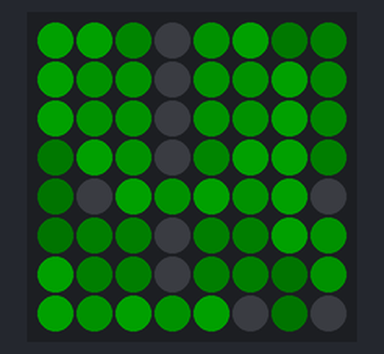
The sketch below on a simulated Arduino Uno, built with avr-gcc and run on an emulated ATmega328P. Parts: 8×8 RGB LED matrix (first LED top left, wired row by row). Dim RGB values are drawn brighter than linear; random numbers use the default seed unless the sketch sets one.

Above: at 8.4 s.
At 10.5 s:
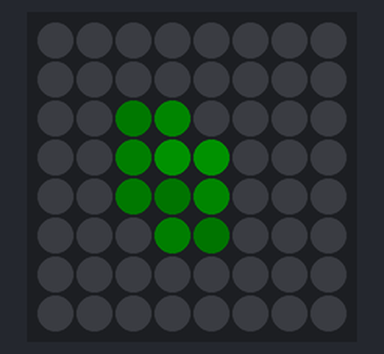
At 19.9 s:
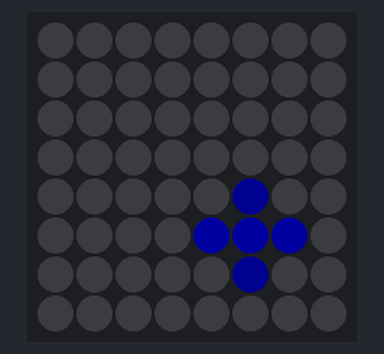
At 22.2 s:
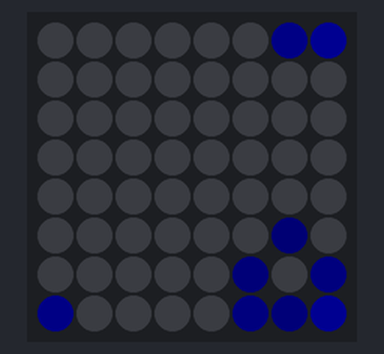
At 25.2 s:
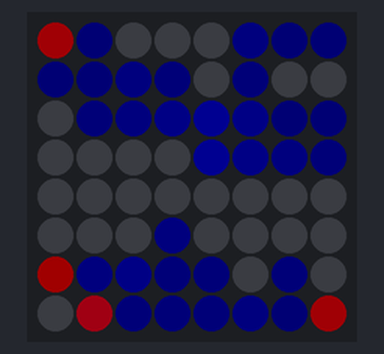
At 34.6 s:
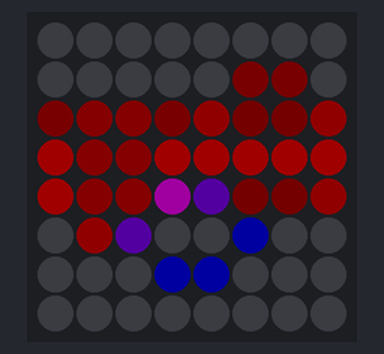

The sketch:

RGB_GameOfLife.ino
```cpp
#include <FastLED.h>

#define DATA_PIN    5
#define W           8
#define H           8
#define P           3
#define BRIGHTNESS  33
#define DELAY_MS    33
#define MAX_CYCLES  199

CRGB leds[W * H];
bool board[2][P][W][H];
int t = 0;
int cycles = 0;

void randomizeBoard() {
  cycles = 0;
  for (int k = 0; k < P; k++) {
    for (int x = 0; x < W; x++) {
      for (int y = 0; y < H; y++) {
        board[t][k][x][y] = random(2);
      }
    }
  }
}

void setup() {
  Serial.begin(115200);
  randomSeed(analogRead(0));
  FastLED.addLeds<WS2812B, DATA_PIN, GRB>(leds, W * H);
  FastLED.setBrightness(BRIGHTNESS);
  randomizeBoard();
}

void loop() {
  cycles++;
  int n = (t + 1) % 2;
  int changes = 0;

  // Compute next state
  for (int k = 0; k < P; k++) {
    for (int x = 0; x < W; x++) {
      for (int y = 0; y < H; y++) {
        int neighbours = 0;
        for (int dx = -1; dx <= 1; dx++) {
          for (int dy = -1; dy <= 1; dy++) {
            if (dx == 0 && dy == 0) continue;
            int nx = (x + dx + W) % W;
            int ny = (y + dy + H) % H;
            neighbours += board[t][k][nx][ny];
          }
        }

        bool alive = board[t][k][x][y];
        bool nextState = (neighbours == 3) || (alive && neighbours == 2);
        board[n][k][x][y] = nextState;
        if (nextState != alive) changes++;
      }
    }
  }

  t = n;

  // Reset if static or after a time
  if (changes == 0 || MAX_CYCLES < cycles) {
    delay(1000);
    randomizeBoard();
  }

  // Display update with mild fading
  for (int x = 0; x < W; x++) {
    for (int y = 0; y < H; y++) {
      CRGB color(0, 0, 0);
      if (board[t][0][x][y]) color.r = 255;
      if (board[t][1][x][y]) color.g = 255;
      if (board[t][2][x][y]) color.b = 255;

      leds[y * W + x].nscale8(128);
      leds[y * W + x] += color;
    }
  }

  FastLED.show();
  delay(DELAY_MS);
}
```

Measured:
- what the display in image 0 shows lasts 1.1 s, from 8.3 s to 9.4 s
